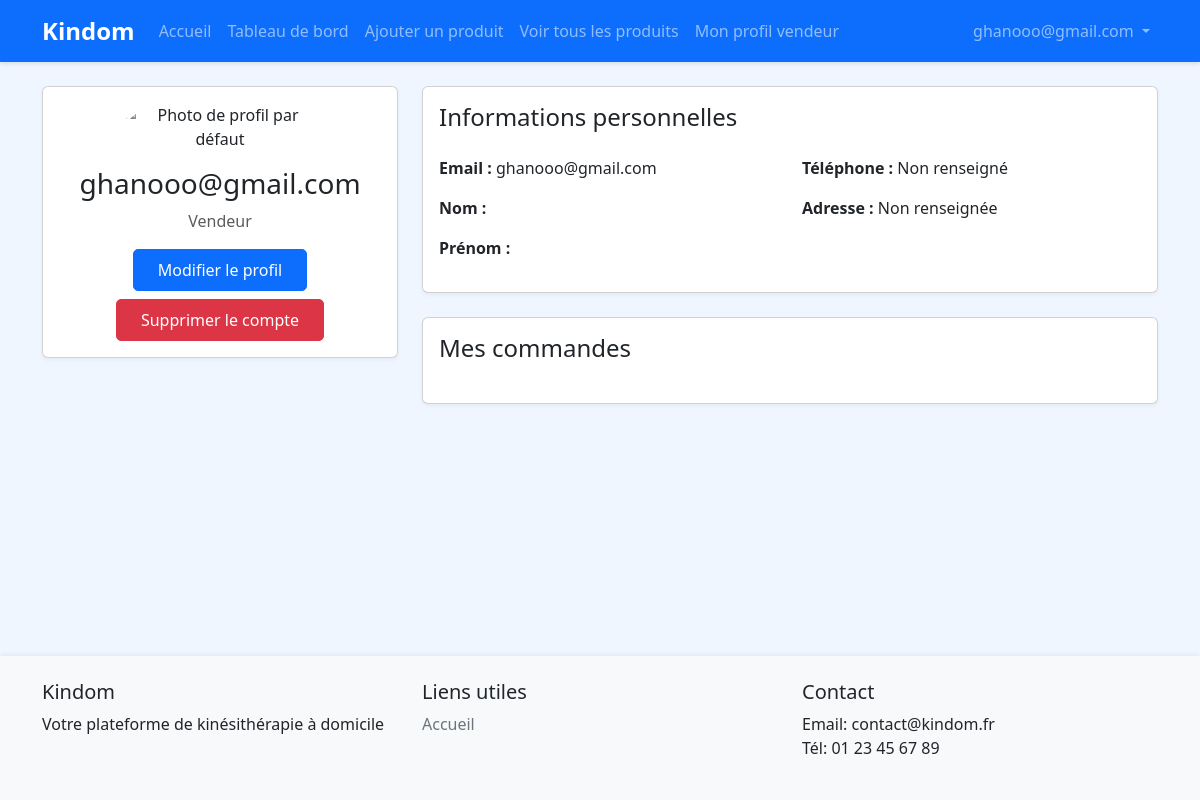
The app's page /profile/ (signed in), older data.
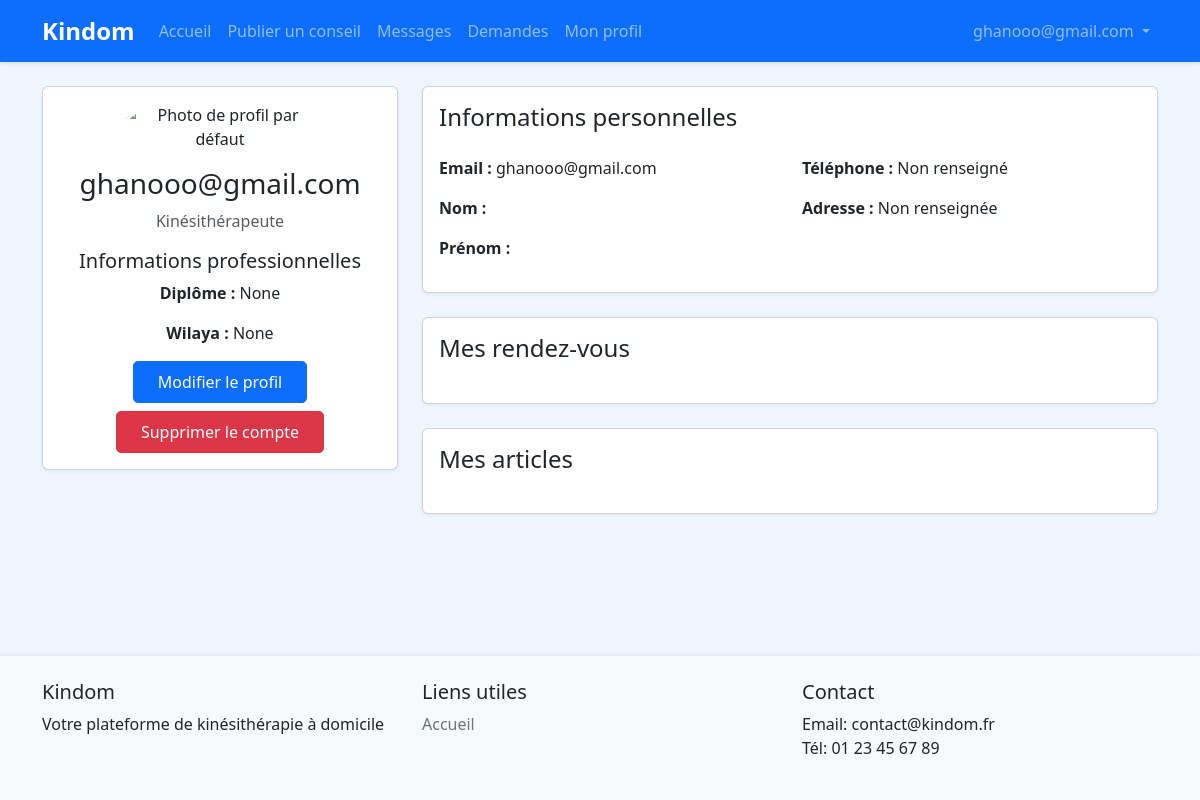
The same page, newer data.
### accounts/models.py (models this page shows, shortened)
class CustomUser(AbstractUser):
    USER_TYPE_CHOICES = (
        ('patient', 'Patient'),
        ('kine', 'Kinésithérapeute'),
        ('vendor', 'Vendeur'),
        ('admin', 'Administrateur'),
    )
    user_type = models.CharField(max_length=20, choices=USER_TYPE_CHOICES, default='patient')
    phone_number = models.CharField(max_length=15, blank=True)
    address = models.TextField(blank=True)
    profile_picture = models.ImageField(upload_to='profile_pics/', blank=True, null=True)
    bio = models.TextField(blank=True)
    is_validated = models.BooleanField(default=True)  # True par défaut, sauf pour les kinés
    diplome = models.CharField(max_length=100, blank=True, null=True, verbose_name="Diplôme")
    wilaya = models.CharField(max_length=50, blank=True, null=True, verbose_name="Wilaya")
    diplome_file = models.ImageField(upload_to='diplomes/', blank=True, null=True, verbose_name="Photo du diplôme")

### accounts/views.py (the view)
# urls.py: path('profile/', views.profile, name='profile'),
@login_required
def profile(request):
    return render(request, 'accounts/profile.html')

### templates/accounts/profile.html (shortened to what this page needs)
{% extends 'base.html' %}
{% load static %}
{% block content %}
<div class="row">
    <div class="col-md-4">
        <div class="card">
            <div class="card-body text-center">
                {% if user.profile_picture %}
                    <img src="{{ user.profile_picture.url }}" alt="Photo de profil" class="rounded-circle img-fluid mb-3" style="max-width: 200px;">
                {% else %}
                    <img src="{% static 'images/default-profile.png' %}" alt="Photo de profil par défaut" class="rounded-circle img-fluid mb-3" style="max-width: 200px;">
                {% endif %}
                <h3 class="card-title">{{ user.get_full_name|default:user.email }}</h3>
                <p class="text-muted">{{ user.get_user_type_display }}</p>
                {% if user.user_type == 'kine' %}
                    <div class="mt-3">
                        <h5>Informations professionnelles</h5>
                        <p><strong>Diplôme :</strong> {{ user.diplome }}</p>
                        <p><strong>Wilaya :</strong> {{ user.wilaya }}</p>
                    </div>
                {% endif %}
                <div class="mt-3">
                    <a href="{% url 'accounts:edit_profile' %}" class="btn btn-primary">Modifier le profil</a>
                    <a href="{% url 'accounts:delete_profile' %}" class="btn btn-danger mt-2">Supprimer le compte</a>
                </div>
            </div>
        </div>
    </div>
    <div class="col-md-8">
        <div class="card">
            <div class="card-body">
                <h4 class="card-title mb-4">Informations personnelles</h4>
                <div class="row">
                    <div class="col-md-6">
                        <p><strong>Email :</strong> {{ user.email }}</p>
                        <p><strong>Nom :</strong> {{ user.last_name }}</p>
                        <p><strong>Prénom :</strong> {{ user.first_name }}</p>
                    </div>
                    <div class="col-md-6">
                        <p><strong>Téléphone :</strong> {{ user.phone|default:"Non renseigné" }}</p>
                        <p><strong>Adresse :</strong> {{ user.address|default:"Non renseignée" }}</p>
                    </div>
                </div>
            </div>
        </div>
        {% if user.user_type == 'kine' %}
            <div class="card mt-4">
                <div class="card-body">
                    <h4 class="card-title mb-4">Mes rendez-vous</h4>
                </div>
            </div>
            <div class="card mt-4">
                <div class="card-body">
                    <h4 class="card-title mb-4">Mes articles</h4>
                </div>
            </div>
        {% endif %}
        {% if user.user_type == 'vendor' %}
            <div class="card mt-4">
                <div class="card-body">
                    <h4 class="card-title mb-4">Mes commandes</h4>
                </div>
            </div>
        {% endif %}
    </div>
</div>
{% endblock %}

### templates/base.html (shortened to what this page needs)
<!DOCTYPE html>
<html lang="fr">
<head>
    <link href="https://cdn.jsdelivr.net/npm/bootstrap@5.3.0/dist/css/bootstrap.min.css" rel="stylesheet">
    {% load static %}
    <link href="{% static 'css/style.css' %}" rel="stylesheet">
</head>
<body>
    <nav class="navbar navbar-expand-lg navbar-dark bg-primary">
        <div class="container">
            <a class="navbar-brand" href="{% url 'accounts:home' %}">Kindom</a>
            <div class="collapse navbar-collapse" id="navbarNav">
                <ul class="navbar-nav me-auto">
                    <li class="nav-item">
                        <a class="nav-link" href="{% url 'accounts:home' %}">Accueil</a>
                    </li>
                    {% if user.is_authenticated and user.user_type == 'kine' %}
                        <li class="nav-item">
                            <a class="nav-link" href="{% url 'accounts:kine_publications_manage' %}">Publier un conseil</a>
                        </li>
                        <li class="nav-item">
                            <a class="nav-link" href="{% url 'accounts:kine_messages' %}">Messages</a>
                        </li>
                        <li class="nav-item">
                            <a class="nav-link" href="{% url 'accounts:kine_demandes' %}">Demandes</a>
                        </li>
                        <li class="nav-item">
                            <a class="nav-link" href="{% url 'accounts:kine_profile' %}">Mon profil</a>
                        </li>
                    {% endif %}
                    {% if user.is_authenticated and user.user_type == 'vendor' %}
                        <li class="nav-item">
                            <a class="nav-link" href="/shop/vendor/dashboard/">Tableau de bord</a>
                        </li>
                        <li class="nav-item">
                            <a class="nav-link" href="/shop/vendeur/produits/ajouter/">Ajouter un produit</a>
                        </li>
                        <li class="nav-item">
                            <a class="nav-link" href="/shop/vendeur/produits/">Voir tous les produits</a>
                        </li>
                        <li class="nav-item">
                            <a class="nav-link" href="/profil-vendeur/">Mon profil vendeur</a>
                        </li>
                    {% endif %}
                </ul>
                <ul class="navbar-nav">
                    {% if user.is_authenticated %}
                        <li class="nav-item dropdown">
                            <a class="nav-link dropdown-toggle" href="#" id="navbarDropdown" role="button" data-bs-toggle="dropdown">
                                {{ user.get_full_name|default:user.email }}
                            </a>
                        </li>
                    {% endif %}
                </ul>
            </div>
        </div>
    </nav>
    <main class="container my-4">
        {% block content %}{% endblock %}
    </main>
    <footer class="bg-light py-4 mt-5">
        <div class="container">
            <div class="row">
                <div class="col-md-4">
                    <h5>Kindom</h5>
                    <p>Votre plateforme de kinésithérapie à domicile</p>
                </div>
                <div class="col-md-4">
                    <h5>Liens utiles</h5>
                    <ul class="list-unstyled">
                        <li><a href="{% url 'accounts:home' %}">Accueil</a></li>
                    </ul>
                </div>
                <div class="col-md-4">
                    <h5>Contact</h5>
                    <ul class="list-unstyled">
                        <li>Email: contact@kindom.fr</li>
                        <li>Tél: 01 23 45 67 89</li>
                    </ul>
                </div>
            </div>
        </div>
    </footer>
</body>
</html>

Row changes from the older to the newer data that the page shows:
changed CustomUser "ghanooo@gmail.com": user_type "Vendeur" → "Kinésithérapeute"; diplome (not shown) → "None"; wilaya (not shown) → "None"
Text that changed along with them:
text no longer shown: "Tableau de bord Ajouter un produit Voir tous les produits Mon profil vendeur Mes commandes"
text now shown: "Publier un conseil Messages Demandes Mon profil Informations professionnelles Diplôme : Wilaya : Mes rendez-vous Mes articles"
